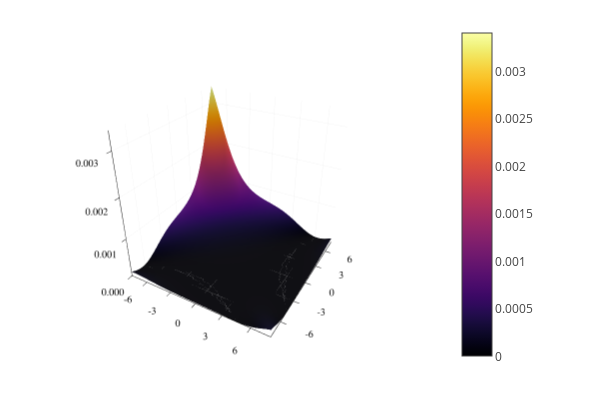

Write notebook code for a chart like this one.
### Code cell
finalTime = 10
finalMat = Matrix{ComplexF32}(undef, posVectSize, posVectSize)

for xf in pos1Vect, xfp in pos2Vect
    sumPos = 0
    for i in 1:posVectSize, j in 1:posVectSize
        x0 = pos1Vect[i]
        x0p = pos2Vect[j]
        sumPos += springPropagator1(xf, xfp, x0, x0p, finalTime, 0) * initMat[i, j]
    end
    finalMat[posToIndex(xf), posToIndex(xfp)] = sumPos
end
currentPlot = surface(pos1Vect, pos2Vect, round.(abs2.(normalize(finalMat)), digits = 6))
# savefig(currentPlot, "currentplot.png")

### Figure 1 — Plotly figure (JSON) as saved in the notebook; plotly's stock layout.template omitted (floating-point values rounded to 4 significant figures; data arrays with more than 128 entries replaced by an {"elided": "..."} marker saying what was removed)
{"data": [{"colorbar": {"len": 0.9525, "title": "", "x": 0.7541, "y": 0.5139}, "colorscale": {"elided": "256x2 mixed values"}, "name": "y1", "opacity": null, "scene": "scene", "showlegend": false, "showscale": true, "type": "surface", "x": [-8, -7.75, -7.5, -7.25, -7, -6.75, -6.5, -6.25, -6, -5.75, -5.5, -5.25, -5, -4.75, -4.5, -4.25, -4, -3.75, -3.5, -3.25, -3, -2.75, -2.5, -2.25, -2, -1.75, -1.5, -1.25, -1, -0.75, -0.5, -0.25, 0, 0.25, 0.5, 0.75, 1, 1.25, 1.5, 1.75, 2, 2.25, 2.5, 2.75, 3, 3.25, 3.5, 3.75, 4, 4.25, 4.5, 4.75, 5, 5.25, 5.5, 5.75, 6, 6.25, 6.5, 6.75, 7, 7.25, 7.5, 7.75, 8], "xaxis": "x", "y": [-8, -7.75, -7.5, -7.25, -7, -6.75, -6.5, -6.25, -6, -5.75, -5.5, -5.25, -5, -4.75, -4.5, -4.25, -4, -3.75, -3.5, -3.25, -3, -2.75, -2.5, -2.25, -2, -1.75, -1.5, -1.25, -1, -0.75, -0.5, -0.25, 0, 0.25, 0.5, 0.75, 1, 1.25, 1.5, 1.75, 2, 2.25, 2.5, 2.75, 3, 3.25, 3.5, 3.75, 4, 4.25, 4.5, 4.75, 5, 5.25, 5.5, 5.75, 6, 6.25, 6.5, 6.75, 7, 7.25, 7.5, 7.75, 8], "yaxis": "y", "z": {"elided": "65x65 float values"}, "zaxis": "z", "zmax": 0.003402, "zmin": 0}], "layout": {"annotations": [], "height": 400, "legend": {"bgcolor": "rgba(255, 255, 255, 1.000)", "bordercolor": "rgba(0, 0, 0, 1.000)", "borderwidth": 1, "font": {"color": "rgba(0, 0, 0, 1.000)", "family": "sans-serif", "size": 11}, "title": {"font": {"color": "rgba(0, 0, 0, 1.000)", "family": "sans-serif", "size": 15}, "text": ""}, "tracegroupgap": 0, "traceorder": "normal", "x": 1, "xanchor": "auto", "y": 1, "yanchor": "auto"}, "margin": {"b": 20, "l": 0, "r": 0, "t": 20}, "paper_bgcolor": "rgba(255, 255, 255, 1.000)", "plot_bgcolor": "rgba(255, 255, 255, 1.000)", "scene": {"camera": {"eye": {"x": 1.126, "y": -1.95, "z": 1.3}, "projection": "orthographic"}, "domain": {"x": [0.03619, 0.7541], "y": [0.03762, 0.9902]}, "xaxis": {"gridcolor": "rgba(0, 0, 0, 0.100)", "gridwidth": 0.5, "linecolor": "rgba(0, 0, 0, 1.000)", "mirror": false, "range": [-8, 8], "showgrid": true, "showline": true, "showticklabels": true, "tickangle": 0, "tickcolor": "rgb(0, 0, 0)", "tickfont": {"color": "rgba(0, 0, 0, 1.000)", "family": "sans-serif", "size": 11}, "tickmode": "array", "ticks": "inside", "ticktext": ["-6", "-3", "0", "3", "6"], "tickvals": [-6, -3, 0, 3, 6], "title": "", "titlefont": {"color": "rgba(0, 0, 0, 1.000)", "family": "sans-serif", "size": 15}, "type": "-", "visible": true, "zeroline": false, "zerolinecolor": "rgba(0, 0, 0, 1.000)"}, "yaxis": {"gridcolor": "rgba(0, 0, 0, 0.100)", "gridwidth": 0.5, "linecolor": "rgba(0, 0, 0, 1.000)", "mirror": false, "range": [-8, 8], "showgrid": true, "showline": true, "showticklabels": true, "tickangle": 0, "tickcolor": "rgb(0, 0, 0)", "tickfont": {"color": "rgba(0, 0, 0, 1.000)", "family": "sans-serif", "size": 11}, "tickmode": "array", "ticks": "inside", "ticktext": ["-6", "-3", "0", "3", "6"], "tickvals": [-6, -3, 0, 3, 6], "title": "", "titlefont": {"color": "rgba(0, 0, 0, 1.000)", "family": "sans-serif", "size": 15}, "type": "-", "visible": true, "zeroline": false, "zerolinecolor": "rgba(0, 0, 0, 1.000)"}, "zaxis": {"gridcolor": "rgba(0, 0, 0, 0.100)", "gridwidth": 0.5, "linecolor": "rgba(0, 0, 0, 1.000)", "mirror": false, "range": [0, 0.003402], "showgrid": true, "showline": true, "showticklabels": true, "tickangle": 0, "tickcolor": "rgb(0, 0, 0)", "tickfont": {"color": "rgba(0, 0, 0, 1.000)", "family": "sans-serif", "size": 11}, "tickmode": "array", "ticks": "inside", "ticktext": ["0.000", "0.001", "0.002", "0.003"], "tickvals": [0, 0.001, 0.002, 0.003], "title": "", "titlefont": {"color": "rgba(0, 0, 0, 1.000)", "family": "sans-serif", "size": 15}, "type": "-", "visible": true, "zeroline": false, "zerolinecolor": "rgba(0, 0, 0, 1.000)"}}, "showlegend": true, "width": 600}}
